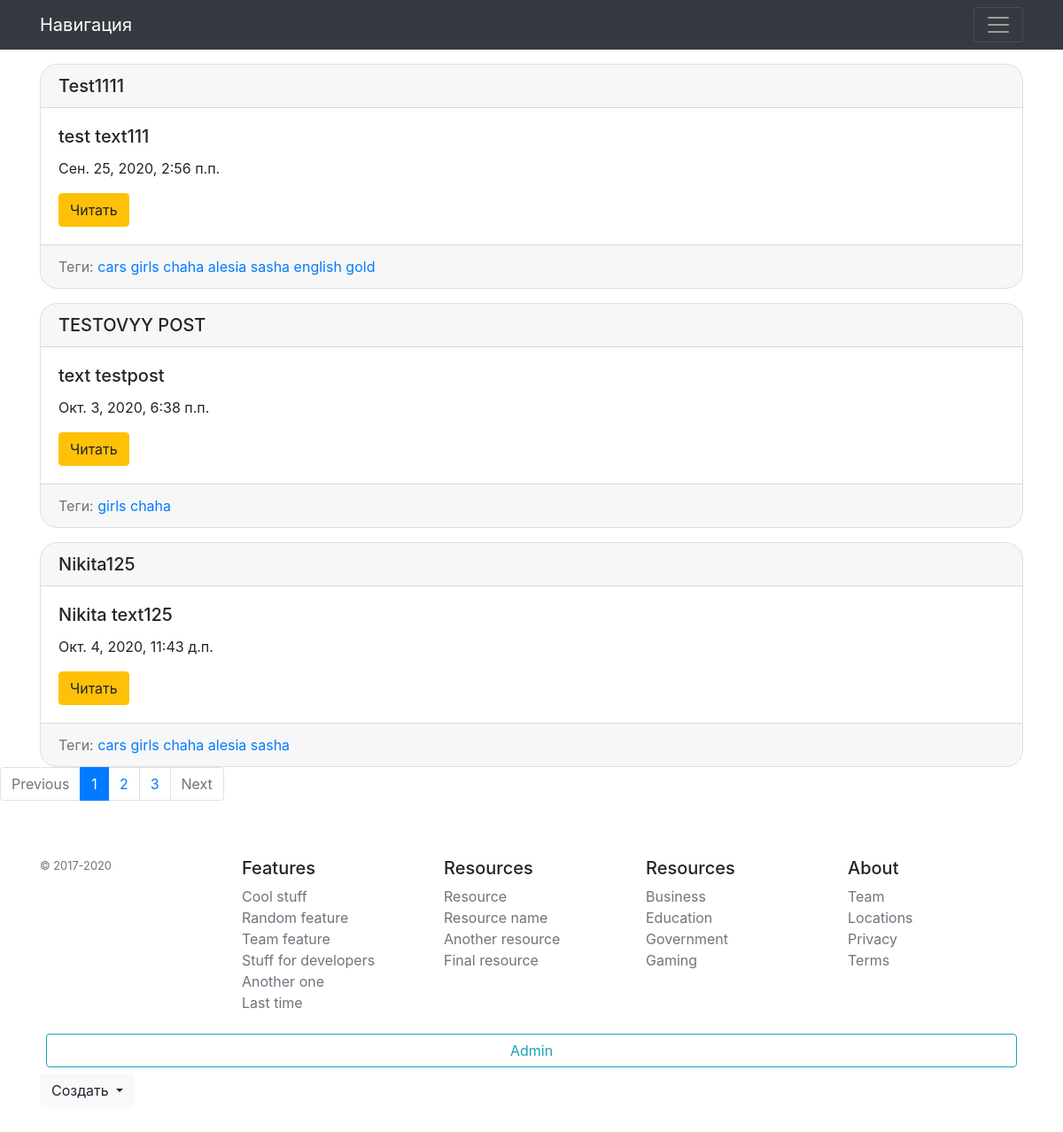
Screenshot of /blog/ with the database file from the repository.
### blog_site/models.py (models this page shows, shortened)
class Post(models.Model):
    title = models.CharField(max_length=200, db_index=True, verbose_name='Заголовок')
    slug = models.SlugField(max_length=150, unique=True, verbose_name='Ссылка')
    body = models.TextField(blank=True, db_index=True, verbose_name='Тело поста')
    date_pubs = models.DateTimeField(auto_now_add=True)
    tags = models.ManyToManyField('Tag', blank=True, related_name='posts', verbose_name='Теги')
    def get_absolute_url(self):
        return reverse('post_detail_url', kwargs={'slug': self.slug})

class Tag(models.Model):
    title = models.CharField(max_length=50, db_index=True, verbose_name='Название тега')
    slug = models.SlugField(max_length=50, unique=True, verbose_name='Ссылка')
    def get_absolute_url(self):
        return reverse('tag_detail_url', kwargs={'slug': self.slug})

### blog_site/views.py (the view)
# urls.py: path('', home_page, name='home_page'),
def home_page(request):
    posts = Post.objects.all()
    paginator = Paginator(posts, 3)
    page_number = request.GET.get('page', 1)
    page = paginator.get_page(page_number)
    if page.has_previous():
        prev_url = '?page={}'.format(page.previous_page_number())
    else:
        prev_url = ''
    if page.has_next():
        next_url = '?page={}'.format(page.next_page_number())
    else:
        prev_url = ''
    context = {
        'page_object': page,
        'next_url': next_url,
        'prev_url': prev_url
    }
    return render(request, 'blog_site/home_page.html', {'page_object': page})

### blog_site/templates/blog_site/home_page.html (shortened to what this page needs)
{% extends 'base.html' %}
{% block content %}
  {% for post in page_object.object_list %}
      {% include 'blog_site/includes/post_card.html' %}
  {% endfor %}
{% endblock %}

### blog_site/templates/blog_site/includes/post_card.html
<div class="container">
  <div class="card mt-3" style="border-radius: 20px">
    <h5 class="card-header" style="border-top-left-radius: 20px; border-top-right-radius: 20px">{{ post.title }}</h5>
      <div class="card-body">
        <h5 class="card-title">{{ post.body |truncatewords:15 }}</h5>
        <p class="card-text">{{ post.date_pubs }}</p>
        <a href="{{ post.get_absolute_url }}" class="btn btn-warning">Читать</a>
      </div>
      <div class="card-footer text-muted" style="border-bottom-left-radius: 20px; border-bottom-right-radius: 20px">
        Теги:
        {% for tag in post.tags.all %}
          <a href="{{ tag.get_absolute_url }}">{{ tag.title }}</a>
        {% endfor %}
      </div>
  </div>
</div>

### rows the page displays
Post: title "Test1111", body "test text111", date_pubs "Сен. 25, 2020, 2:56 п.п."
Tag: title "cars"
Tag: title "girls"
Tag: title "chaha"
Tag: title "alesia"
Tag: title "sasha"
Tag: title "english"
Tag: title "gold"
Post: title "TESTOVYY POST", body "text testpost", date_pubs "Окт. 3, 2020, 6:38 п.п."
Post: title "Nikita125", body "Nikita text125", date_pubs "Окт. 4, 2020, 11:43 д.п."

### other values shown
{{ item }} "1"
{{ item }} "2" "3"
